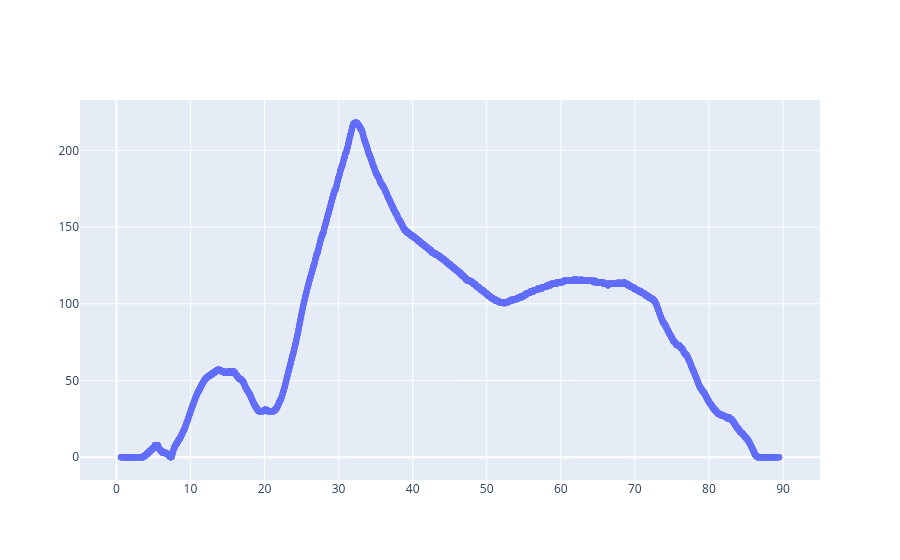

The notebook cell this image was saved under:
### Code cell
f = decoder.plot_signal_from_id('201',signal_id='S_201_BE_3', return_fig=True)
f['data'][0]['mode'] = 'lines+markers'
f.show()

### Figure 1 — Plotly figure (JSON) as saved in the notebook; plotly's stock layout.template omitted (floating-point values rounded to 4 significant figures; data arrays with more than 128 entries replaced by an {"elided": "..."} marker saying what was removed)
{"data": [{"mode": "lines+markers", "name": "S_201_BE_3", "type": "scatter", "x": {"elided": "4445 float values"}, "y": {"elided": "4445 float values"}}], "layout": {}}
